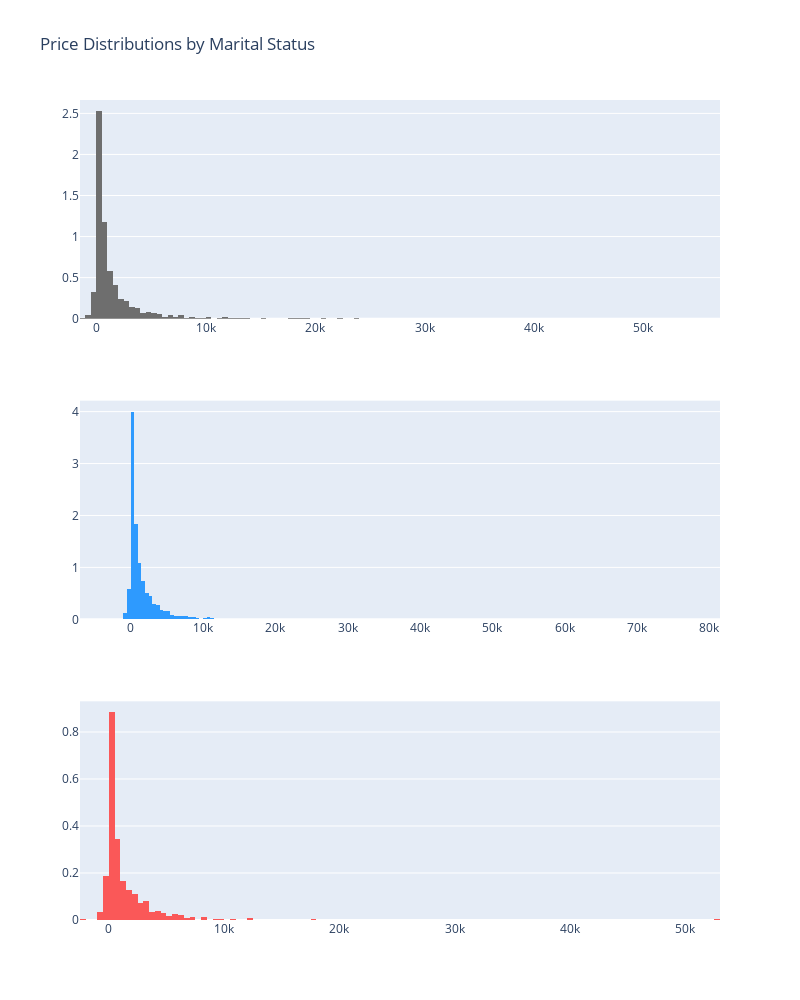

This figure's notebook cell:
### Code cell
# Distribution of Balances by Marital status
single = df['balance'].loc[df['marital'] == 'single'].values
married = df['balance'].loc[df['marital'] == 'married'].values
divorced = df['balance'].loc[df['marital'] == 'divorced'].values


single_dist = go.Histogram(
    x=single,
    histnorm='density', 
    name='single',
    marker=dict(
        color='#6E6E6E'
    )
)


married_dist = go.Histogram(
    x=married,
    histnorm='density', 
    name='married',
    marker=dict(
        color='#2E9AFE'
    )
)

divorced_dist = go.Histogram(
    x=divorced,
    histnorm='density', 
    name='divorced',
    marker=dict(
        color='#FA5858'
    )
)


fig = tools.make_subplots(rows=3, print_grid=False)

fig.append_trace(single_dist, 1, 1)
fig.append_trace(married_dist, 2, 1)
fig.append_trace(divorced_dist, 3, 1)


fig['layout'].update(showlegend=False, title="Price Distributions by Marital Status",
                    height=1000, width=800)

iplot(fig, filename='custom-sized-subplot-with-subplot-titles')

### Figure 1 — Plotly figure (JSON) as saved in the notebook; plotly's stock layout.template omitted (floating-point values rounded to 4 significant figures; data arrays with more than 128 entries replaced by an {"elided": "..."} marker saying what was removed)
{"data": [{"histnorm": "density", "marker": {"color": "#6E6E6E"}, "name": "single", "type": "histogram", "x": {"elided": "3192 int values"}, "xaxis": "x", "yaxis": "y"}, {"histnorm": "density", "marker": {"color": "#2E9AFE"}, "name": "married", "type": "histogram", "x": {"elided": "5571 int values"}, "xaxis": "x2", "yaxis": "y2"}, {"histnorm": "density", "marker": {"color": "#FA5858"}, "name": "divorced", "type": "histogram", "x": {"elided": "1129 int values"}, "xaxis": "x3", "yaxis": "y3"}], "layout": {"height": 1000, "showlegend": false, "title": {"text": "Price Distributions by Marital Status"}, "width": 800, "xaxis": {"anchor": "y", "domain": [0, 1]}, "xaxis2": {"anchor": "y2", "domain": [0, 1]}, "xaxis3": {"anchor": "y3", "domain": [0, 1]}, "yaxis": {"anchor": "x", "domain": [0.7333, 1]}, "yaxis2": {"anchor": "x2", "domain": [0.3667, 0.6333]}, "yaxis3": {"anchor": "x3", "domain": [0, 0.2667]}}}
